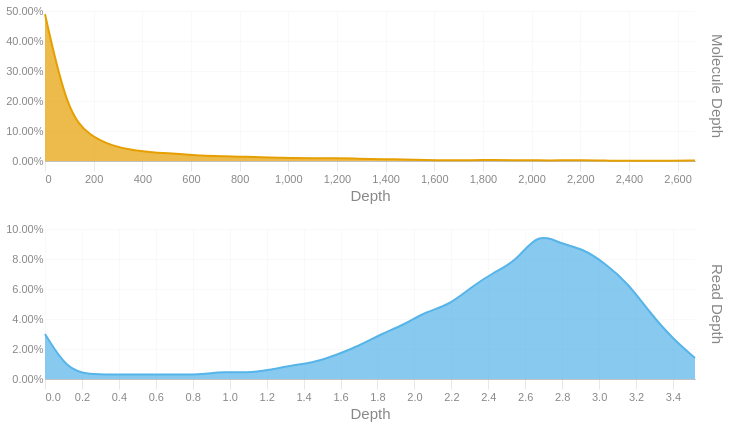

The notebook cell saved with this chart:
### Code cell
readdep = depth_hist(tb['Read Depth'], q99, 3)
readdep = readdep.with_columns(pl.lit('Read Depth').alias('Metric'))
if not SKIPLR:
    moldep = depth_hist(tb['Molecule Depth'], mol_q99, 1)
    moldep = moldep.with_columns(pl.lit('Molecule Depth').alias('Metric'))
    _hist = pl.concat([readdep, moldep])
    _hist = _hist.filter(pl.col('Proportion') != 0)
    with SafeRender(_hist):
        (
            alt.Chart(_hist)        
            .mark_area(interpolate = "basis")
            .encode(
                x=alt.X('Bin:Q').scale(domainMin=0).axis(alt.Axis(title='Depth')),
                y = alt.Y('Proportion:Q', title = None).axis(format = '.2%'),
                color = alt.Color('Metric:N').legend(None),
                row = alt.Row("Metric:N").header(title = None, labelOrient = 'right'),
                tooltip = [
                    alt.Tooltip("Metric:N", title = "Metric"),
                    alt.Tooltip('Interval:N', title = "Depth Interval"),
                    alt.Tooltip('Proportion:Q', title = "% Alignments").format('.2%')
                ]
            )
            .resolve_scale(x='independent', y='independent')
            .properties(
                height = 150, width = 650,
                usermeta={'embedOptions': {'downloadFileName': f'{samplename}.depth.hist'}}
            )
        ).display()
else:
    readdep = readdep.filter(pl.col('Proportion') != 0)
    with SafeRender(readdep):
        (
            alt.Chart(readdep)        
            .mark_area(interpolate = "basis")
            .encode(
                x=alt.X('Bin:Q').scale(domainMin=0).axis(alt.Axis(title='Depth')),
                y = alt.Y('Proportion:Q', title = None).axis(format = '.2%'),
                tooltip = [
                    alt.Tooltip('Interval:N', title = "Depth Interval"),
                    alt.Tooltip('Proportion:Q', title = "% Alignments").format('.2%')
                ]
            )
            .properties(
                usermeta={'embedOptions': {'downloadFileName': f'{samplename}.depth.hist'}}
            )
        ).display()

### Figure 1 — Vega-Lite specification as saved in the notebook (floating-point values rounded to 4 significant figures)
{"width": 650, "height": 150, "config": {"title": {"anchor": "start", "dy": -15, "fontSize": 18, "color": "#888888", "subtitleColor": "#888888", "subtitleFontSize": 14}, "arc": {"fill": "#0072B2"}, "axis": {"domainColor": "#888888", "domainWidth": 0.5, "gridWidth": 0.2, "grid": false, "titleFontWeight": 400, "titleFontSize": 15, "labelFontSize": 11, "labelColor": "#888888", "tickColor": "#888888", "tickWidth": 0.2, "titleColor": "#888888"}, "axisBand": {"grid": false}, "axisX": {"grid": true, "tickSize": 10, "domainCap": "round"}, "axisY": {"domain": false, "grid": true, "tickSize": 0, "domainCap": "round"}, "background": "transparent", "header": {"labelFontSize": 15, "labelColor": "#888888", "titleFontSize": 15, "titleFontWeight": 600, "titleColor": "#888888"}, "legend": {"labelFont": "sans-serif", "labelFontSize": 12, "labelColor": "#888888", "symbolSize": 100, "symbolType": "circle", "titleFontSize": 12, "titlePadding": 10, "titleColor": "#888888", "title": null}, "range": {"category": ["#E69F00", "#56B4E9", "#009E73", "#F0E442", "#0072B2", "#D55E00", "#CC79A7", "#000000"], "diverging": ["#cfe8f3", "#a2d4ec", "#73bfe2", "#46abdb", "#1696d2", "#12719e"]}, "area": {"fill": "#0072B2", "fillOpacity": 0.7, "line": true, "strokeOpacity": 0.7}, "line": {"color": "#0072B2", "stroke": "#0072B2", "strokeWidth": 2}, "trail": {"color": "#0072B2", "stroke": "#0072B2", "strokeWidth": 0, "size": 1}, "point": {"filled": true, "fillOpacity": 1.0, "size": 95}, "text": {"color": "#888888", "fontSize": 11, "align": "right", "fontWeight": 400, "size": 11}, "bar": {"fill": "#0072B2", "stroke": null}, "view": {"stroke": null, "continuousWidth": 660, "continuousHeight": 400}}, "data": {"name": "data-38a01f70719908807eef0e9c8cdd9938"}, "mark": {"type": "area", "interpolate": "basis"}, "encoding": {"color": {"field": "Metric", "legend": null, "type": "nominal"}, "row": {"field": "Metric", "header": {"title": null, "labelOrient": "right"}, "type": "nominal"}, "tooltip": [{"field": "Metric", "title": "Metric", "type": "nominal"}, {"field": "Interval", "title": "Depth Interval", "type": "nominal"}, {"field": "Proportion", "format": ".2%", "title": "% Alignments", "type": "quantitative"}], "x": {"axis": {"title": "Depth"}, "field": "Bin", "scale": {"domainMin": 0}, "type": "quantitative"}, "y": {"axis": {"format": ".2%"}, "field": "Proportion", "title": null, "type": "quantitative"}}, "resolve": {"scale": {"x": "independent", "y": "independent"}}, "usermeta": {"embedOptions": {"downloadFileName": "S5_Connecticut_999.depth.hist"}}, "$schema": "https://vega.github.io/schema/vega-lite/v6.1.0.json", "datasets": {"data-38a01f70719908807eef0e9c8cdd9938": [{"Bin": 0.0, "Interval": "0.0-0.121", "Proportion": 0.03, "Metric": "Read Depth"}, {"Bin": 0.121, "Interval": "0.121-0.243", "Proportion": 0.006, "Metric": "Read Depth"}, {"Bin": 0.243, "Interval": "0.243-0.364", "Proportion": 0.003, "Metric": "Read Depth"}, {"Bin": 0.364, "Interval": "0.364-0.485", "Proportion": 0.003, "Metric": "Read Depth"}, {"Bin": 0.485, "Interval": "0.485-0.607", "Proportion": 0.003, "Metric": "Read Depth"}, {"Bin": 0.607, "Interval": "0.607-0.728", "Proportion": 0.003, "Metric": "Read Depth"}, {"Bin": 0.728, "Interval": "0.728-0.849", "Proportion": 0.003, "Metric": "Read Depth"}, {"Bin": 0.849, "Interval": "0.849-0.971", "Proportion": 0.003, "Metric": "Read Depth"}, {"Bin": 0.971, "Interval": "0.971-1.092", "Proportion": 0.005, "Metric": "Read Depth"}, {"Bin": 1.092, "Interval": "1.092-1.213", "Proportion": 0.004, "Metric": "Read Depth"}, {"Bin": 1.213, "Interval": "1.213-1.335", "Proportion": 0.006, "Metric": "Read Depth"}, {"Bin": 1.335, "Interval": "1.335-1.456", "Proportion": 0.009, "Metric": "Read Depth"}, {"Bin": 1.456, "Interval": "1.456-1.577", "Proportion": 0.011, "Metric": "Read Depth"}, {"Bin": 1.577, "Interval": "1.577-1.699", "Proportion": 0.016, "Metric": "Read Depth"}, {"Bin": 1.699, "Interval": "1.699-1.82", "Proportion": 0.022, "Metric": "Read Depth"}, {"Bin": 1.82, "Interval": "1.82-1.941", "Proportion": 0.03, "Metric": "Read Depth"}, {"Bin": 1.941, "Interval": "1.941-2.063", "Proportion": 0.036, "Metric": "Read Depth"}, {"Bin": 2.063, "Interval": "2.063-2.184", "Proportion": 0.045, "Metric": "Read Depth"}, {"Bin": 2.184, "Interval": "2.184-2.305", "Proportion": 0.049, "Metric": "Read Depth"}, {"Bin": 2.305, "Interval": "2.305-2.427", "Proportion": 0.061, "Metric": "Read Depth"}, {"Bin": 2.427, "Interval": "2.427-2.548", "Proportion": 0.071, "Metric": "Read Depth"}, {"Bin": 2.548, "Interval": "2.548-2.669", "Proportion": 0.078, "Metric": "Read Depth"}, {"Bin": 2.669, "Interval": "2.669-2.791", "Proportion": 0.098, "Metric": "Read Depth"}, {"Bin": 2.791, "Interval": "2.791-2.912", "Proportion": 0.09, "Metric": "Read Depth"}, {"Bin": 2.912, "Interval": "2.912-3.033", "Proportion": 0.087, "Metric": "Read Depth"}, {"Bin": 3.033, "Interval": "3.033-3.155", "Proportion": 0.077, "Metric": "Read Depth"}, {"Bin": 3.155, "Interval": "3.155-3.276", "Proportion": 0.064, "Metric": "Read Depth"}, {"Bin": 3.276, "Interval": "3.276-3.397", "Proportion": 0.044, "Metric": "Read Depth"}, {"Bin": 3.397, "Interval": "3.397-3.519", "Proportion": 0.027, "Metric": "Read Depth"}, {"Bin": 3.519, "Interval": "3.519-3.64", "Proportion": 0.014, "Metric": "Read Depth"}, {"Bin": 0.0, "Interval": "0.0-92.1", "Proportion": 0.489, "Metric": "Molecule Depth"}, {"Bin": 92.1, "Interval": "92.1-184.3", "Proportion": 0.16, "Metric": "Molecule Depth"}, {"Bin": 184.3, "Interval": "184.3-276.4", "Proportion": 0.084, "Metric": "Molecule Depth"}, {"Bin": 276.4, "Interval": "276.4-368.5", "Proportion": 0.05, "Metric": "Molecule Depth"}, {"Bin": 368.5, "Interval": "368.5-460.6", "Proportion": 0.034, "Metric": "Molecule Depth"}, {"Bin": 460.6, "Interval": "460.6-552.8", "Proportion": 0.027, "Metric": "Molecule Depth"}, {"Bin": 552.8, "Interval": "552.8-644.9", "Proportion": 0.024, "Metric": "Molecule Depth"}, {"Bin": 644.9, "Interval": "644.9-737.0", "Proportion": 0.017, "Metric": "Molecule Depth"}, {"Bin": 737.0, "Interval": "737.0-829.2", "Proportion": 0.016, "Metric": "Molecule Depth"}, {"Bin": 829.2, "Interval": "829.2-921.3", "Proportion": 0.014, "Metric": "Molecule Depth"}, {"Bin": 921.3, "Interval": "921.3-1013.4", "Proportion": 0.011, "Metric": "Molecule Depth"}, {"Bin": 1013.0, "Interval": "1013.4-1105.5", "Proportion": 0.01, "Metric": "Molecule Depth"}, {"Bin": 1106.0, "Interval": "1105.5-1197.7", "Proportion": 0.009, "Metric": "Molecule Depth"}, {"Bin": 1198.0, "Interval": "1197.7-1289.8", "Proportion": 0.009, "Metric": "Molecule Depth"}, {"Bin": 1290.0, "Interval": "1289.8-1381.9", "Proportion": 0.008, "Metric": "Molecule Depth"}, {"Bin": 1382.0, "Interval": "1381.9-1474.1", "Proportion": 0.006, "Metric": "Molecule Depth"}, {"Bin": 1474.0, "Interval": "1474.1-1566.2", "Proportion": 0.005, "Metric": "Molecule Depth"}, {"Bin": 1566.0, "Interval": "1566.2-1658.3", "Proportion": 0.003, "Metric": "Molecule Depth"}, {"Bin": 1658.0, "Interval": "1658.3-1750.4", "Proportion": 0.002, "Metric": "Molecule Depth"}, {"Bin": 1750.0, "Interval": "1750.4-1842.6", "Proportion": 0.003, "Metric": "Molecule Depth"}, {"Bin": 1843.0, "Interval": "1842.6-1934.7", "Proportion": 0.003, "Metric": "Molecule Depth"}, {"Bin": 1935.0, "Interval": "1934.7-2026.8", "Proportion": 0.003, "Metric": "Molecule Depth"}, {"Bin": 2027.0, "Interval": "2026.8-2119.0", "Proportion": 0.002, "Metric": "Molecule Depth"}, {"Bin": 2119.0, "Interval": "2119.0-2211.1", "Proportion": 0.002, "Metric": "Molecule Depth"}, {"Bin": 2211.0, "Interval": "2211.1-2303.2", "Proportion": 0.003, "Metric": "Molecule Depth"}, {"Bin": 2303.0, "Interval": "2303.2-2395.3", "Proportion": 0.001, "Metric": "Molecule Depth"}, {"Bin": 2395.0, "Interval": "2395.3-2487.5", "Proportion": 0.001, "Metric": "Molecule Depth"}, {"Bin": 2488.0, "Interval": "2487.5-2579.6", "Proportion": 0.001, "Metric": "Molecule Depth"}, {"Bin": 2580.0, "Interval": "2579.6-2671.7", "Proportion": 0.001, "Metric": "Molecule Depth"}, {"Bin": 2672.0, "Interval": "2671.7-2763.86", "Proportion": 0.002, "Metric": "Molecule Depth"}]}}
